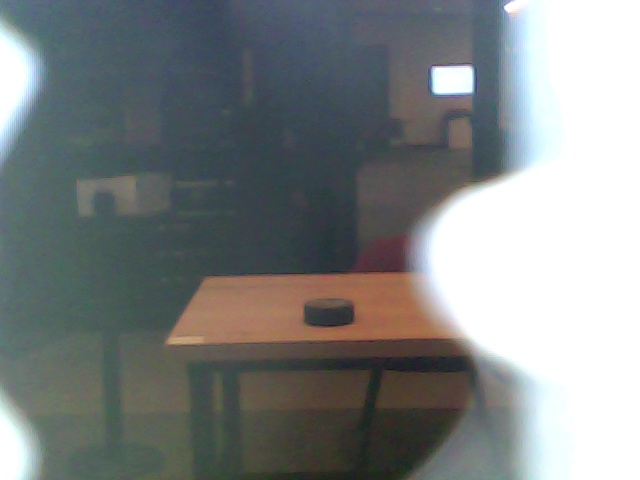
#> input picture calibration_new/og_frame_0.jpg, 640 x 480 px; its folder holds 4 pictures in this run
$ python opencv_calibration.py
#> lines starting #> are read from the running program, lines starting #| are printed output that depends on the picture; after the words box and inside, x2 and y2 are one past the last pixel; in counts of white or black regions, pixels touching at a corner belong together

import numpy as np
import cv2
import glob
import yaml
#import pathlib

# termination criteria
criteria = (cv2.TERM_CRITERIA_EPS + cv2.TERM_CRITERIA_MAX_ITER, 30, 0.001)
# prepare object points, like (0,0,0), (1,0,0), (2,0,0) ....,(6,5,0)
objp = np.zeros((7*7,3), np.float32)
objp[:,:2] = np.mgrid[0:7,0:7].T.reshape(-1,2)
# Arrays to store object points and image points from all the images.
objpoints = [] # 3d point in real world space
imgpoints = [] # 2d points in image plane.

images = glob.glob(r'calibration_new/*.jpg')
# add images from another folder
images.extend(glob.glob(r'calibration/*.jpg'))

# path = 'results'
# pathlib.Path(path).mkdir(parents=True, exist_ok=True)

found = 0
for fname in images:  # Here, 10 can be changed to whatever number you like to choose
    img = cv2.imread(fname) # Capture frame-by-frame
#> img is the input picture: shape (480, 640, 3); mean B, G, R 131, 130.8, 126.3
    #print(images[im_i])
    gray = cv2.cvtColor(img, cv2.COLOR_BGR2GRAY)
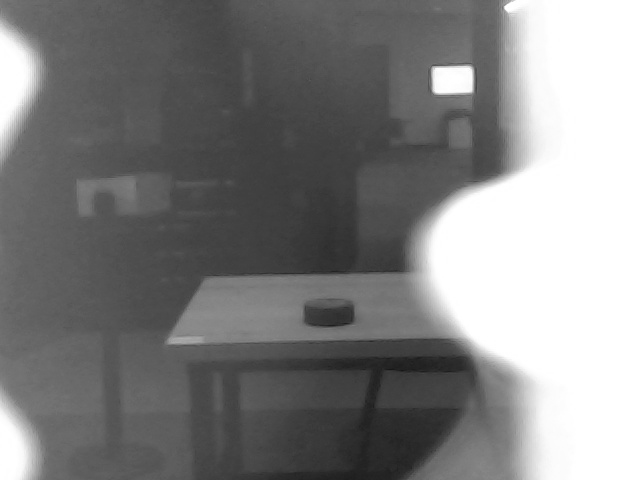
#> gray: shape (480, 640); min 22, max 255, mean 129.5
    # Find the chess board corners
    ret, corners = cv2.findChessboardCorners(gray, (7,7), None)
#> ret = False; corners = None
    # If found, add object points, image points (after refining them)
    if ret == True:
        objpoints.append(objp)   # Certainly, every loop objp is the same, in 3D.
        corners2 = cv2.cornerSubPix(gray,corners,(11,11),(-1,-1),criteria)
        imgpoints.append(corners2)
        # Draw and display the corners
        img = cv2.drawChessboardCorners(img, (7,7), corners2, ret)
        found += 1
        cv2.imshow('img', img)
        cv2.waitKey(500)
#> pass 2 of the loop `for fname in images:`:
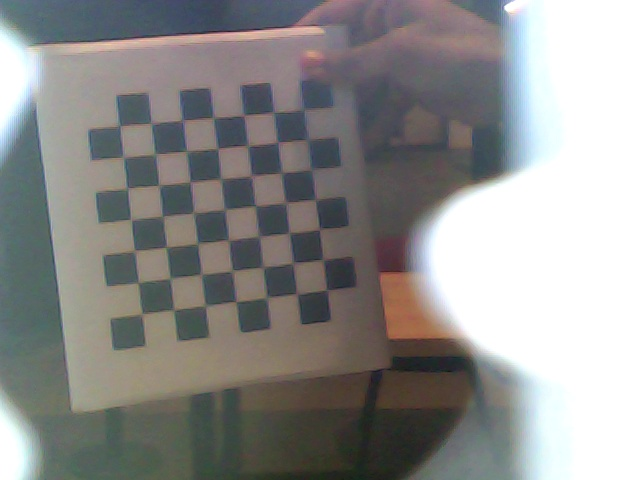
#> input picture calibration_new/og_frame_100.jpg, 640 x 480 px
#> img is the input picture: shape (480, 640, 3); mean B, G, R 140.6, 142.1, 142.4
#> `gray = cv2.cvtColor(img, cv2.COLOR_BGR2GRAY)`:
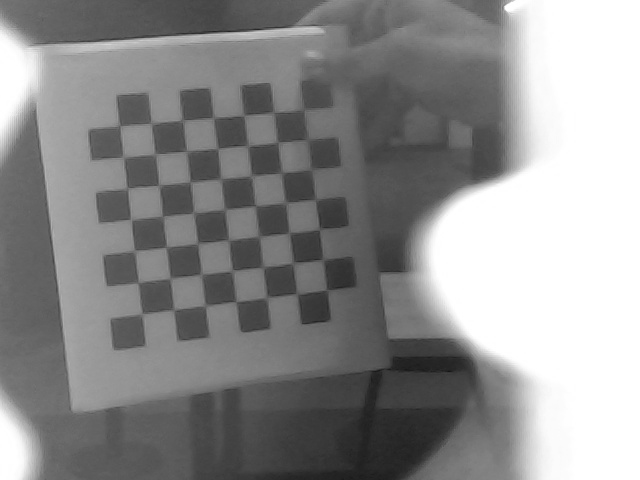
#> gray: shape (480, 640); min 21, max 255, mean 142
#> ret = True; corners = 49 rows, first 8: [303.8, 111], [308, 139.5], [311.8, 170.9], [314, 199.9], [319.4, 230.4], [323, 259.5], [325.7, 289.8], [273.5, 113]
#> corners2 = 49 rows, first 8: [303.1, 109], [307.7, 139.7], [311, 169.1], [315.5, 199.7], [319.3, 228.8], [323.1, 259.8], [326.7, 289.9], [273.9, 112.3]
#> `img = cv2.drawChessboardCorners(img, (7,7), corners2, ret)`:
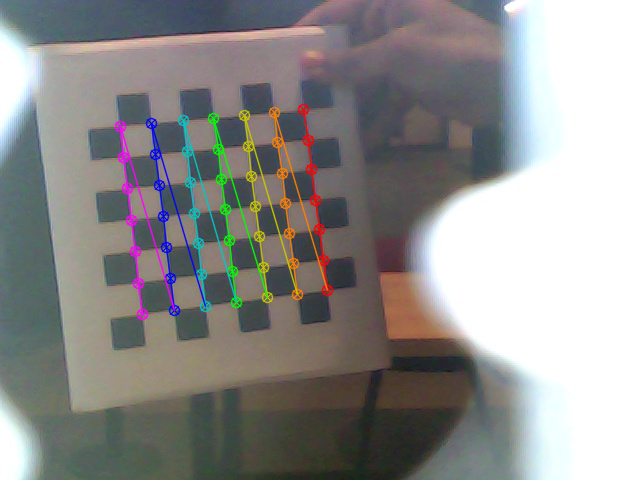
#> img: shape (480, 640, 3); 3.56% of pixels changed, all inside (x1, y1, x2, y2) = (114, 103, 334, 321)
#> pass 3 of the loop `for fname in images:`:
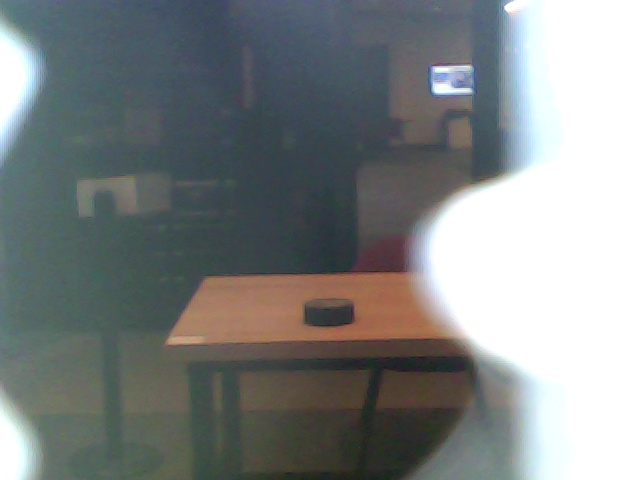
#> input picture calibration_new/og_frame_1000.jpg, 640 x 480 px
#> img is the input picture: shape (480, 640, 3); mean B, G, R 131.5, 131.4, 126.7
#> `gray = cv2.cvtColor(img, cv2.COLOR_BGR2GRAY)`:
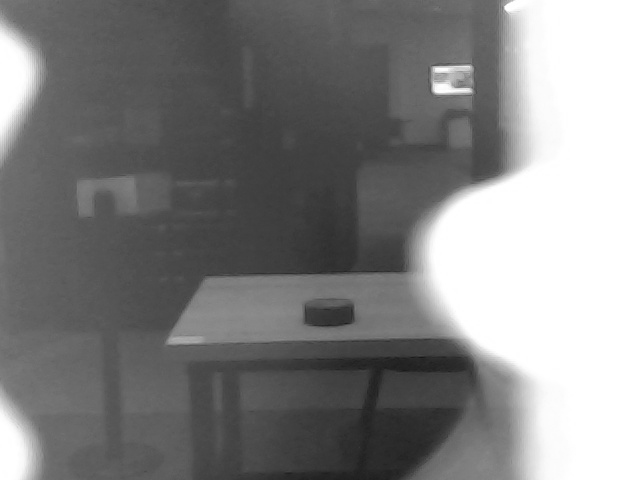
#> gray: shape (480, 640); min 22, max 255, mean 130
#> ret = False; corners = None
#> the loop made 4 passes; the first 3 are shown
        # if you want to save images with detected corners
        # uncomment following 2 lines and lines 5, 18 and 19
        # image_name = path + '/calibresult' + str(found) + '.png'
        # cv2.imwrite(image_name, img)

print("Number of images used for calibration: ", found)

# When everything done, release the capture
# cap.release()
cv2.destroyAllWindows()

# calibration
ret, mtx, dist, rvecs, tvecs = cv2.calibrateCamera(objpoints, imgpoints, gray.shape[::-1], None, None)

# transform the matrix and distortion coefficients to writable lists
data = {'camera_matrix': np.asarray(mtx).tolist(),
        'dist_coeff': np.asarray(dist).tolist()}

# and save it to a file
with open("calibration_matrix.yaml", "w") as f:
    yaml.dump(data, f)

# done
